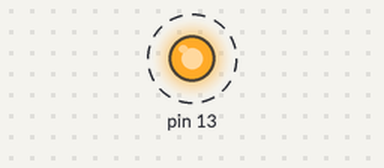
A sketch run on a simulated Arduino Uno, built with avr-gcc and run on an emulated ATmega328P. On the bench: output pins drawn as LEDs (lit = HIGH). Dashed ring = blinking.

Above: at 8.08 s.
Timing chart, 0 to 11.0 s (numbered marks = the images above):
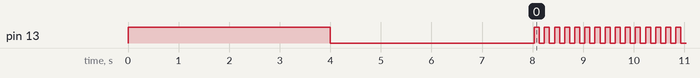

Measured:
- by itself, pin 13: repeats every 0.20 s: HIGH 0.10 s, LOW 0.10 s

The sketch:

pruebaBlue.ino
```cpp
#include <SoftwareSerial.h>

SoftwareSerial blue(2,3); //(Rx, Tx)
char nombre[10] = "Test";
char BPS = '4'; // 1 -> 1200, 2 -> 2400, n -> 1200*(2^(n-1))
char PWD[5] = "1111";

void setup() {
  blue.begin(9600);

  pinMode(13, OUTPUT);
  digitalWrite(13,HIGH);
  delay(4000);

  digitalWrite(13,LOW);
  blue.print("AT");
  delay(1000);

  blue.print("AT+BAUD");
  blue.print(BPS);
  delay(1000);

  blue.print("AT+NAME");
  blue.print(nombre);
  delay(1000);

  blue.print("AT+PIN");
  blue.print(PWD);
  delay(1000);
}

void loop() {
  digitalWrite(13,HIGH);
  delay(100);
  digitalWrite(13, LOW);
  delay(100);
}
```
